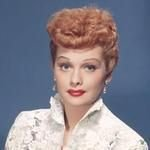
#> input picture dataset/Retrieval/images/0009.jpg, 150 x 150 px
$ python -i EnhancementUtils.py   (imports and definitions only)
#> lines starting #> are read from the running program, lines starting #| are printed output that depends on the picture
#> further down, picture is the input picture: shape (150, 150, 3); mean B, G, R 142, 131.7, 136
import cv2
import numpy as np


class EnhancementUtils:

    def __init__(self):
        pass

    def equalize_histogram(self, rgb_img):
        ycrcb_img = cv2.cvtColor(rgb_img, cv2.COLOR_BGR2YCrCb)
        ycrcb_img[:, :, 0] = cv2.equalizeHist(ycrcb_img[:, :, 0])
        equalized_img = cv2.cvtColor(ycrcb_img, cv2.COLOR_YCrCb2BGR)

        return equalized_img

    def bilateral_filter(self, img, d=3, sigmaColor=25, sigmaSpace=25):
        bilateral = cv2.bilateralFilter(img, d=d, sigmaColor=sigmaColor, sigmaSpace=sigmaSpace)
        return bilateral

    def adaptive_gamma(self, img):
        y, cr, cb = cv2.split(cv2.cvtColor(img, cv2.COLOR_BGR2YCrCb))
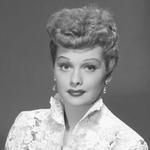
#> y: shape (150, 150); min 39, max 255, mean 134.2
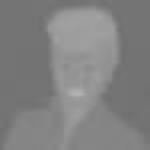
#> cr: shape (150, 150); min 111, max 179, mean 129.3
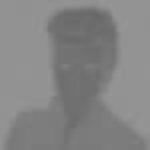
#> cb: shape (150, 150); min 103, max 151, mean 132.4
        y_inv = 255 - y
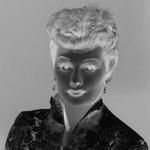
#> y_inv: shape (150, 150); min 0, max 216, mean 120.8
        bilateral = cv2.bilateralFilter(y_inv, d=2, sigmaColor=25, sigmaSpace=25)
        y = np.array(y).astype(np.int16)  # otherwise np does subtraction in modulo 256
        bilateral = np.array(bilateral).astype(np.int16)
        enhanced = 255 * ((y / 255) ** (np.power(2, (0.5 * (128 - bilateral) / 128))))
        enhanced = enhanced.astype('uint8')
        img_enhanced = cv2.merge([enhanced, cr, cb])
#> img_enhanced: shape (150, 150, 3); mean of channels 0, 1, 2 136, 129.3, 132.4

        return cv2.cvtColor(img_enhanced, cv2.COLOR_YCrCb2BGR)

    # TODO: overexposed

>>> import cv2
>>> picture = cv2.imread('../dataset/Retrieval/images/0009.jpg')
>>> result = EnhancementUtils().adaptive_gamma(picture)

$ run again, on dataset/Retrieval/images/0011.jpg
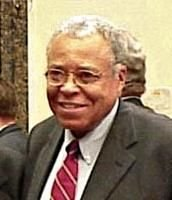
#> input picture dataset/Retrieval/images/0011.jpg, 172 x 200 px
#> picture is the input picture: shape (200, 172, 3); mean B, G, R 105.9, 130.3, 152.4
#> in adaptive_gamma, `y, cr, cb = cv2.split(cv2.cvtColor(img, cv2.COLOR_BGR2YCrCb))`:
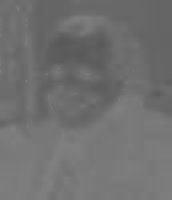
#> cb: shape (200, 172); min 88, max 129, mean 112.1
#> in adaptive_gamma, `y_inv = 255 - y`:
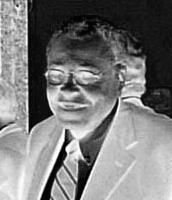
#> y_inv: shape (200, 172); min 0, max 255, mean 120.9
#> img_enhanced: shape (200, 172, 3); mean of channels 0, 1, 2 137.6, 141.1, 112.1

$ run again, on dataset/Retrieval/images/0015.jpg
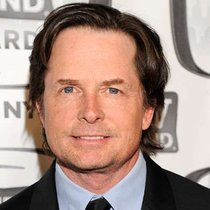
#> input picture dataset/Retrieval/images/0015.jpg, 210 x 210 px
#> picture is the input picture: shape (210, 210, 3); mean B, G, R 130.8, 141, 166.4
#> in adaptive_gamma, `y, cr, cb = cv2.split(cv2.cvtColor(img, cv2.COLOR_BGR2YCrCb))`:
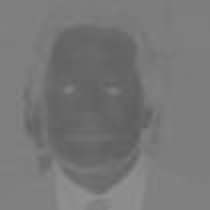
#> cb: shape (210, 210); min 92, max 146, mean 118.6
#> in adaptive_gamma, `y_inv = 255 - y`:
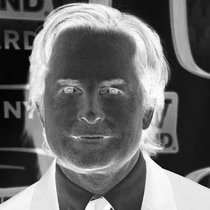
#> y_inv: shape (210, 210); min 1, max 255, mean 107.5
#> img_enhanced: shape (210, 210, 3); mean of channels 0, 1, 2 146.7, 141.5, 118.6

$ run again, on dataset/Retrieval/images/0039.jpg
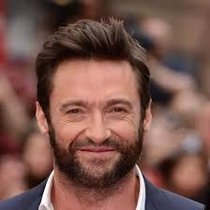
#> input picture dataset/Retrieval/images/0039.jpg, 210 x 210 px
#> picture is the input picture: shape (210, 210, 3); mean B, G, R 76.6, 84.4, 120.5
#> in adaptive_gamma, `y, cr, cb = cv2.split(cv2.cvtColor(img, cv2.COLOR_BGR2YCrCb))`:
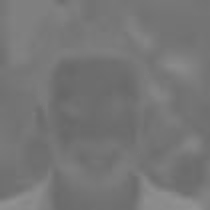
#> cb: shape (210, 210); min 103, max 146, mean 118
#> in adaptive_gamma, `y_inv = 255 - y`:
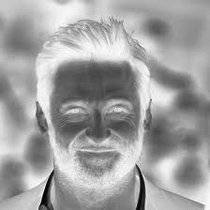
#> y_inv: shape (210, 210); min 1, max 254, mean 160.7
#> img_enhanced: shape (210, 210, 3); mean of channels 0, 1, 2 101.1, 146.7, 118
